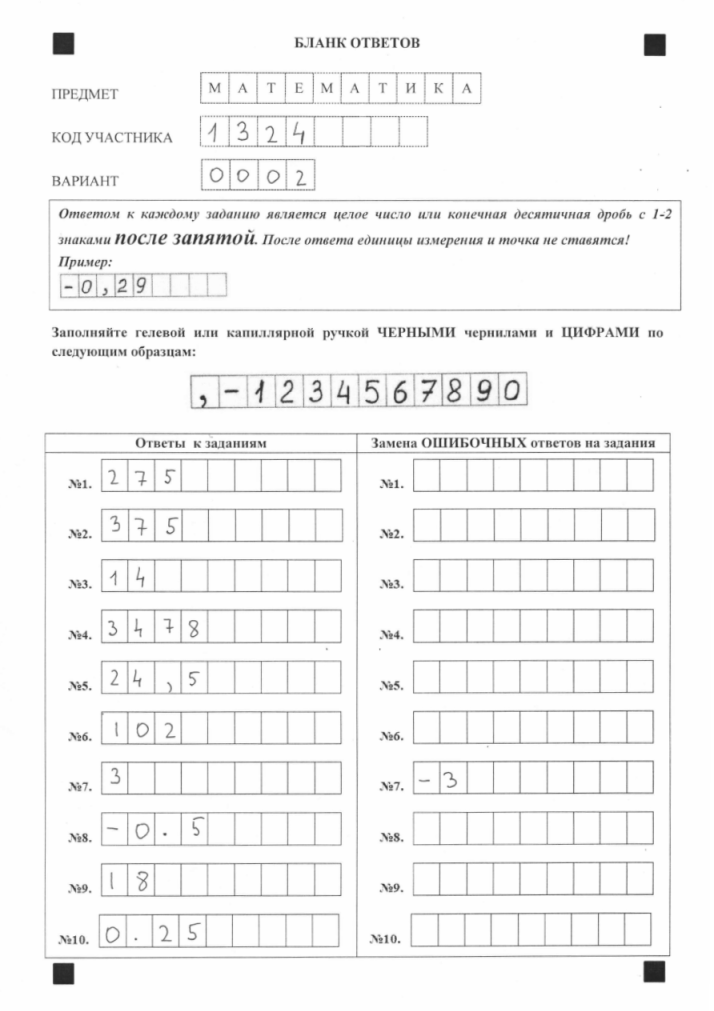
#> input picture notebooks/aligned_image.jpg, 3570 x 5052 px, given in place of reference.jpg, which was not available (shown at 1/5 size)
$ jupyter execute --allow-errors test_2.ipynb
#> lines starting #> are read from the running program, lines starting #| are printed output that depends on the picture; after the words box and inside, x2 and y2 are one past the last pixel; in counts of white or black regions, pixels touching at a corner belong together; pictures that were not available may be replaced by others from this repository, and a replacement may not be noted
[cell 1]
import cv2
import numpy as np
import fitz
import pytesseract
import imutils
import matplotlib.pyplot as plt


pytesseract.pytesseract.tesseract_cmd = r'/opt/homebrew/bin/tesseract'


# [39 lines left out: functions get_pic_from_pdf, get_aligned_pic, not called in this run]

def get_contours(image_path):
    # Загрузка изображения
#> called with image_path = 'reference.jpg'
    image = cv2.imread(image_path, cv2.IMREAD_GRAYSCALE)
#> image is the input picture: shape (5052, 3570); min 33, max 255, mean 245.2

    # Инвертируем изображение (пунктирные линии должны быть белыми)
    _, binary = cv2.threshold(image, 200, 255, cv2.THRESH_BINARY_INV)
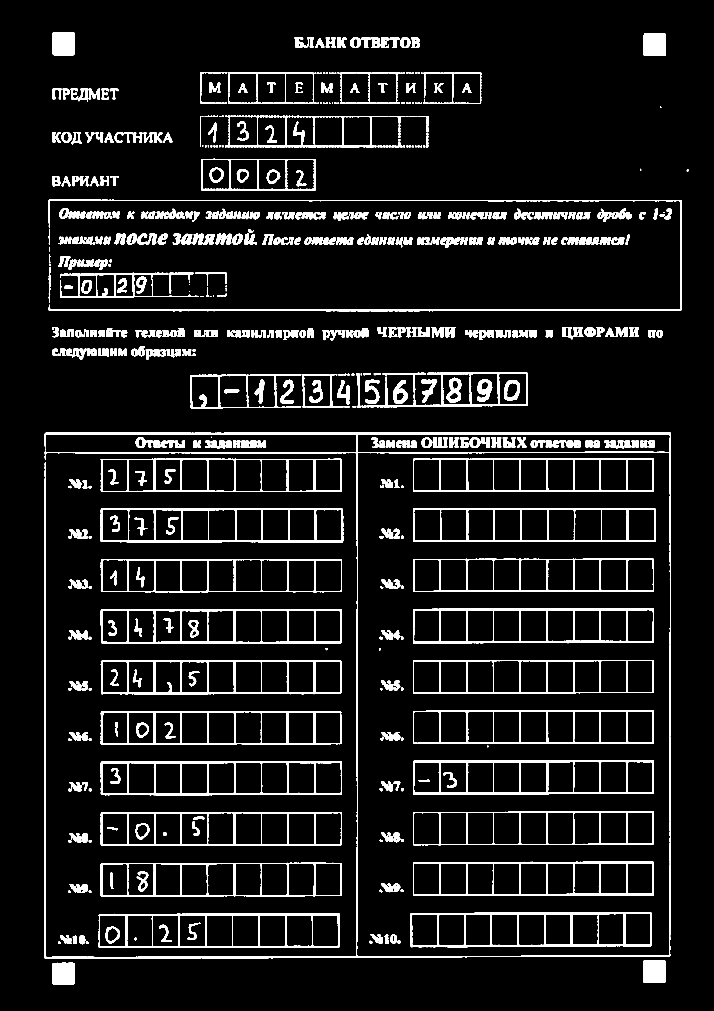
#> binary: shape (5052, 3570) (shown at 1/5 size); 6.8% white; 1296 white regions (588 under 20 px)

    # Применяем размытие, чтобы убрать шум
    blurred = cv2.GaussianBlur(binary, (5, 5), 0)
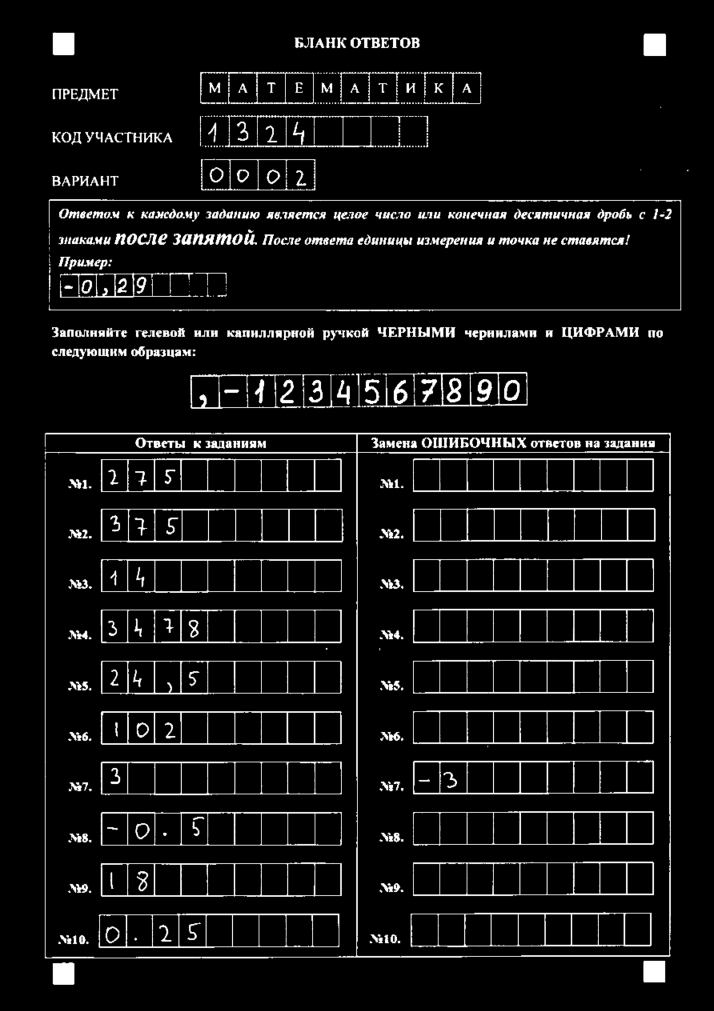
#> blurred: shape (5052, 3570) (shown at 1/5 size); min 0, max 255, mean 17.4

    # Используем морфологию для выделения прямоугольных структур
    kernel = cv2.getStructuringElement(cv2.MORPH_RECT, (5, 5))
    processed = cv2.morphologyEx(blurred, cv2.MORPH_CLOSE, kernel, iterations=1)

    # Поиск контуров
    contours, _ = cv2.findContours(processed, cv2.RETR_TREE, cv2.CHAIN_APPROX_SIMPLE)
#> contours = 542 contours; largest, box (x1, y1, x2, y2) and area: (222, 2162, 3356, 4794) 4331660, (1786, 2265, 3349, 4779) 3902444, (948, 1858, 2640, 2046) 257525, (998, 358, 2411, 522) 228935, (2063, 3042, 3272, 3218) 207666
    contours = sorted(contours, key=lambda x: x[0][0][1])
    contours = sorted(contours, key=lambda x: x[0][0][0])
    contours = sorted(contours, key=lambda c: (cv2.boundingRect(c)[1], cv2.boundingRect(c)[0]))

    # Копия изображения для отображения результатов
    output = cv2.cvtColor(image, cv2.COLOR_GRAY2BGR)

    # Фильтруем и выделяем только прямоугольные блоки
    contours_valid = []
    for contour in contours:
        x, y, w, h = cv2.boundingRect(contour)
        # Условие для фильтрации блоков по размеру
        if 0 < w < 25 and 20 < h < 100:  # Подстраивайте размеры под бланк
            contours_valid.append(contour)
            cv2.rectangle(output, (x, y), (x + w, y + h), (0, 255, 0), 2)
#> this loop made 542 passes
#> (x, y, w, h) on passes 1 to 3: (262, 158, 112, 120), (3216, 166, 116, 116), (1471, 186, 264, 56)
#> after the loop, contours_valid = 39 contours; largest, box (x1, y1, x2, y2) and area: (550, 4358, 570, 4446) 1045, (574, 3610, 591, 3686) 964, (2123, 2197, 2144, 2231) 553, (2363, 2197, 2384, 2231) 543, (1770, 197, 1788, 231) 526

    return contours_valid, output

# [45 lines left out: functions visualize_contours, recognize_text, not called in this run]

[cell 2]
# [4 lines of commented-out code are left out]

[cell 3]
# for contour in contours:
#     visualize_contours(contour, 'aligned_form.jpg')

[cell 4]
contours, output = get_contours("reference.jpg")
#> contours has the same summary as contours_valid in get_contours

# Display the manually defined grid cells
plt.imshow(cv2.cvtColor(output, cv2.COLOR_BGR2RGB))
plt.axis('off')
plt.show()

[cell 5]
import json
import pandas as pd
class Cell:
    def __init__(self, row_name):
        """
        Класс, представляющий одну клетку.

        :param row_name: Название строки, к которой относится клетка
        """
        self.row_name = row_name
        self.cell_number = None
        self.x = None
        self.y = None
        self.w = None
        self.h = None
        self.value = None
        self.cell_number = None

    def __repr__(self):
        return (f"Cell(row_name={self.row_name}, cell_number={self.cell_number}, "
                f"x={self.x}, y={self.y}, w={self.w}, h={self.h}, value={self.value}")

    # [10 lines left out: function load_from_dict, not called in this run]

class Row:
    def __init__(self, row_name):
        self.row_name = row_name
        # Сразу создаём 10 объектов Cell
        # (каждому можно проставить cell_number = i)
        self.cells = [Cell(row_name) for _ in range(10)]

    # [14 lines left out: function load_data, not called in this run]

    def __repr__(self):
        return f"Row('{self.row_name}', cells={self.cells})"

class Form:
    def __init__(self, contours=None):
        """
        contours — возможно, вам нужно передавать сюда какие-то контуры или
        иной массив данных, но для упрощённого примера можно оставить как есть.
        """
        self.header = Row("header")
        self.subject = Row("subject")
        self.user_code = Row("user_code")
        self.version = Row("version")

$ run again, on notebooks/template_raw.jpg
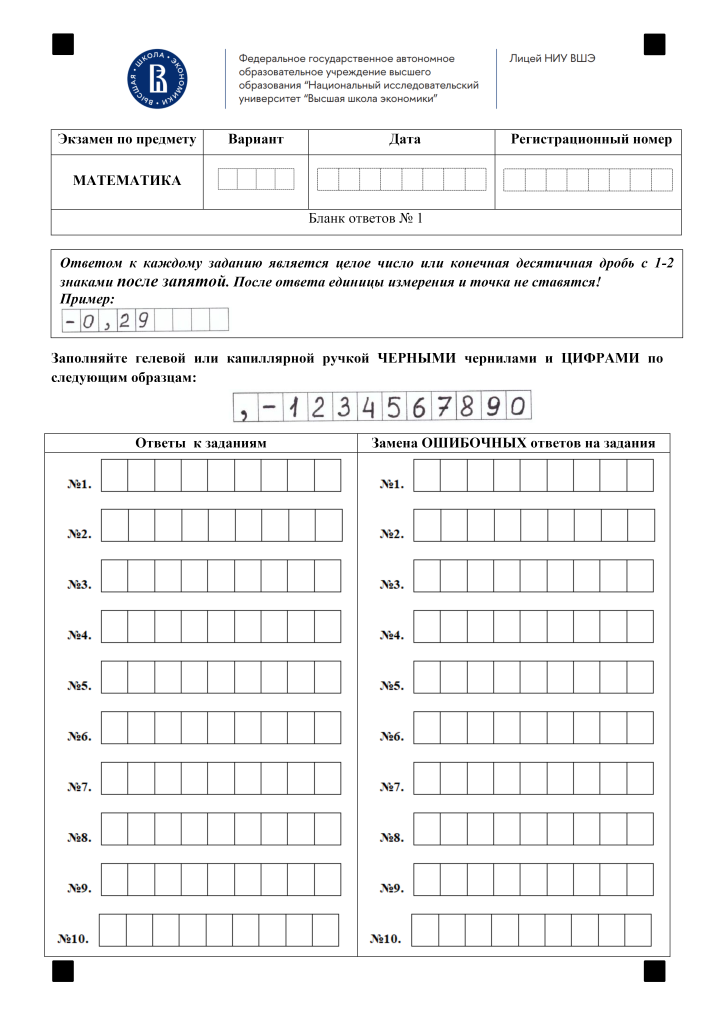
#> input picture notebooks/template_raw.jpg, 3571 x 5051 px, given in place of reference.jpg, which was not available (shown at 1/5 size)
#> in get_contours, `_, binary = cv2.threshold(image, 200, 255, cv2.THRESH_BINARY_INV)`:
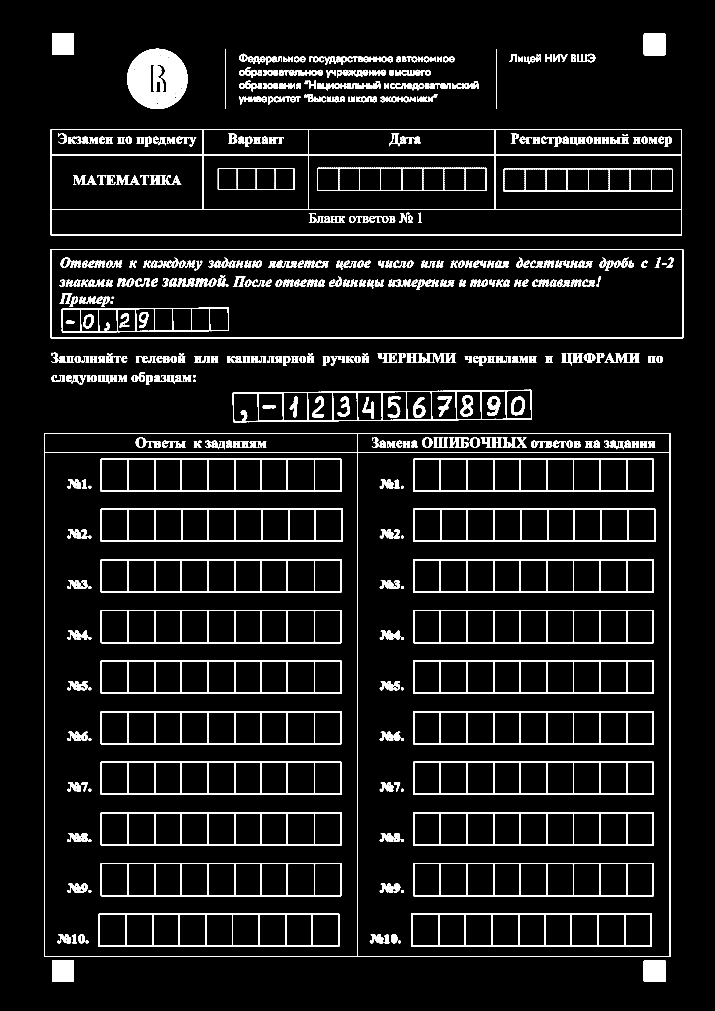
#> binary: shape (5051, 3571) (shown at 1/5 size); 6.3% white; 1226 white regions (2 under 20 px)
#> in get_contours, `blurred = cv2.GaussianBlur(binary, (5, 5), 0)`:
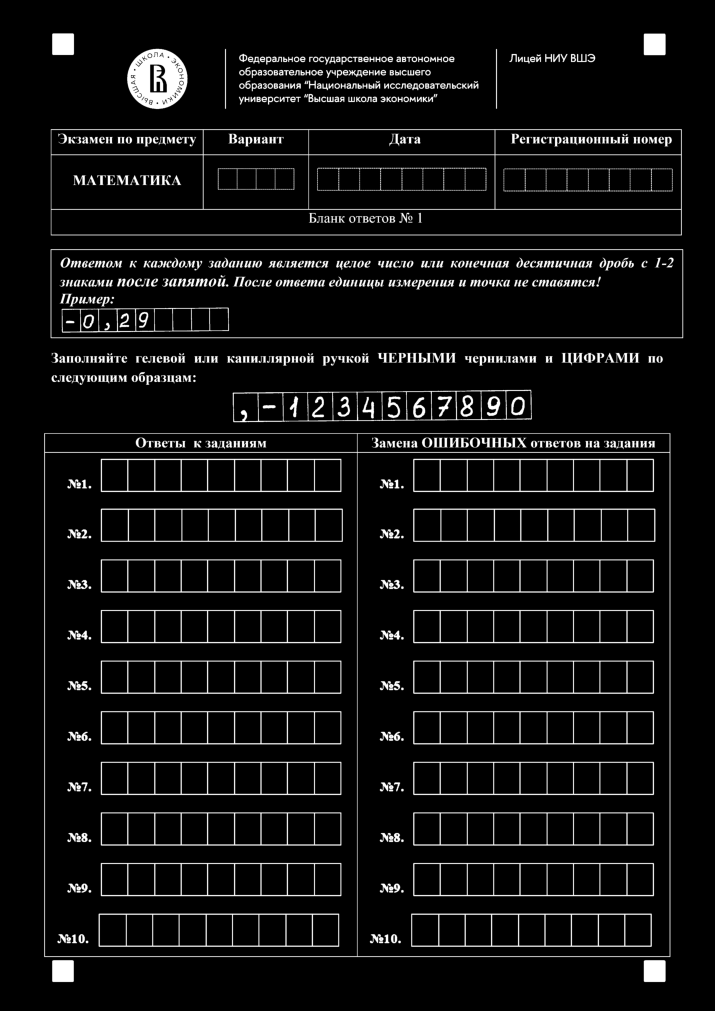
#> blurred: shape (5051, 3571) (shown at 1/5 size); min 0, max 255, mean 16.2
#> in get_contours, `contours, _ = cv2.findContours(processed, cv2.RETR_TREE, cv2.CHAIN_APP..`: contours = 758 contours; largest, box (x1, y1, x2, y2) and area: (219, 2164, 3354, 4787) 8217348, (1789, 2265, 3347, 4780) 3914296, (226, 2265, 1784, 4780) 3914296, (252, 644, 3411, 1179) 1686372, (251, 1244, 3418, 1693) 1418366
#> in get_contours, `contours = sorted(contours, key=lambda x: x[0][0][0])`: contours = 758 contours; largest, box (x1, y1, x2, y2) and area: (219, 2164, 3354, 4787) 8217348, (226, 2265, 1784, 4780) 3914296, (1789, 2265, 3347, 4780) 3914296, (252, 644, 3411, 1179) 1686372, (251, 1244, 3418, 1693) 1418366
#> the loop in get_contours, `for contour in contours:` made 758 passes
#> (x, y, w, h) on passes 1 to 3: (259, 165, 113, 112), (3217, 166, 113, 112), (634, 242, 306, 305)
#> after the loop in get_contours, `for contour in contours:`: contours_valid = 112 contours; largest, box (x1, y1, x2, y2) and area: (811, 394, 833, 461) 883, (693, 2192, 716, 2234) 723, (2125, 2192, 2147, 2234) 716, (2364, 2192, 2386, 2234) 716, (784, 410, 799, 461) 695
#> `contours, output = get_contours("reference.jpg")`: contours has the same summary as contours_valid in get_contours
